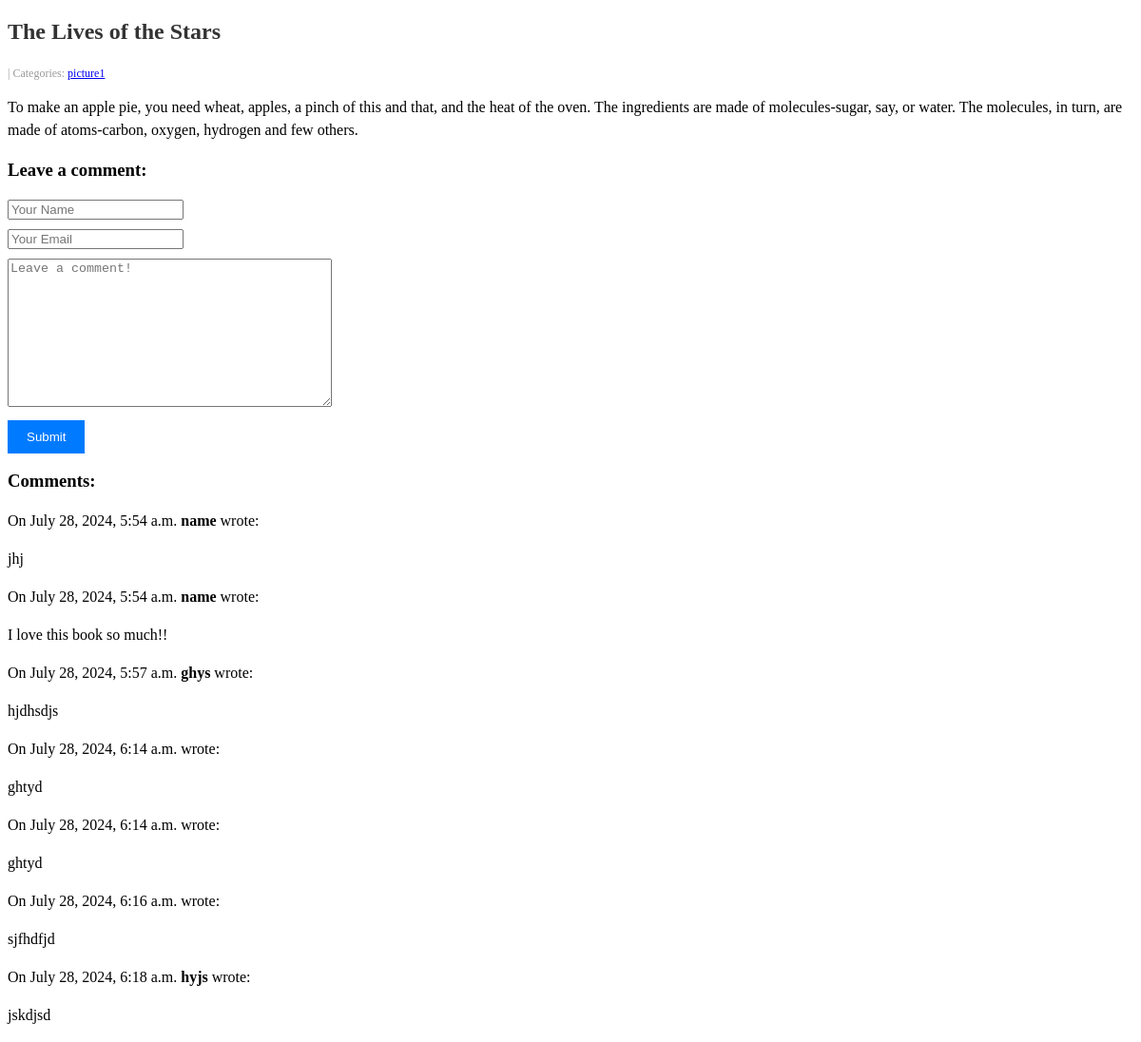
The app's page /post/4/ with its own data.
### blog/models.py (models this page shows, shortened)
class Post(models.Model):
    title = models.CharField(max_length=255, unique=True)
    subtitle = models.CharField(max_length=255, blank=True)
    slug = models.SlugField(max_length=255, unique=True)
    body = models.TextField()
    meta_description = models.CharField(max_length=150, blank=True)
    date_created = models.DateTimeField(auto_now_add=True)
    date_modified = models.DateTimeField(auto_now=True)
    publish_date = models.DateTimeField(blank=True, null=True)
    published = models.BooleanField(default=False)
    categories = models.ManyToManyField("Category", related_name="posts")
    author = models.ForeignKey(Profile, on_delete=models.PROTECT)
    tags = models.ManyToManyField(Tag, blank=True)
    class Meta:
        ordering = ["-publish_date"]

class Category(models.Model):
    name = models.CharField(max_length=30)
    class Meta:
        verbose_name_plural = 'categories'

class Comment(models.Model):
    post = models.ForeignKey(Post, on_delete=models.CASCADE, related_name='comments')
    author = models.CharField(max_length=100)
    email = models.EmailField()
    body = models.TextField()
    created = models.DateTimeField(auto_now_add=True)
    updated = models.DateTimeField(auto_now=True)
    active = models.BooleanField(default=True)

### blog/views.py (the view, shortened to what this page needs)
# urls.py: path("post/<int:pk>/", views.blog_detail, name="blog_detail"),
def blog_detail(request, pk):
    post = Post.objects.get(pk=pk)
    form = CommentForm()
    comments = Comment.objects.filter(post=post)
    context = {
        "post": post,
        "comments": comments,
        "form": form,
    }
    return render(request, "blog/detail.html", context)

### blog/forms.py
class CommentForm(forms.ModelForm):
    author = forms.CharField(
        max_length=60,
        widget=forms.TextInput(
            attrs={"class": "form-control", "placeholder": "Your Name"}
        ),
    )
    email = forms.EmailField(max_length=254, widget=forms.EmailInput(attrs={
        "class": "form-control",
        "placeholder": "Your Email"
    }))
    body = forms.CharField(
        widget=forms.Textarea(
            attrs={"class": "form-control", "placeholder": "Leave a comment!"}
        )
    )
    class Meta:
        model=Comment
        fields=['author','email','body']
        widgets = {
            'author': forms.TextInput(attrs={'class': 'form-control', 'placeholder': 'Your Name'}),
            'email': forms.EmailInput(attrs={'class': 'form-control', 'placeholder': 'Your Email'}),
            'body': forms.Textarea(attrs={'class': 'form-control', 'placeholder': 'Leave a comment!'}),
        }

### blog/templates/blog/detail.html (shortened to what this page needs)
<!DOCTYPE html>
<html lang="en">
<head>
</head>
<body>
    {% block page_title %}
        <h2>{{ post.title }}</h2>
    {% endblock page_title %}
    {% block page_content %}
        <small>
            {{ post.created_on.date }} | Categories:
            {% for category in post.categories.all %}
                <a href="{% url 'blog_category' category.name %}">
                    {{ category.name }}
                </a>
            {% endfor %}
        </small>
        <p>{{ post.body | linebreaks }}</p>
        <h3>Leave a comment:</h3>
        <form method="post">
            <div>
                {{ form.author }}
            </div>
		<div>
			{{ form.email}}
		</div>
            <div>
                {{ form.body }}
            </div>
            <button type="submit" class="btn-primary">Submit</button>
        </form>
        <h3>Comments:</h3>
        {% for comment in comments %}
            <p>
                 On {{ comment.created }} <b>{{ comment.author }}</b> wrote:
            </p>
            <p>
                {{ comment.body|linebreaks }}
            </p>
        {% endfor %}
    {% endblock page_content %}
</body>
</html>

### blog/templates/blog/detail.html (style rules this page uses)
h2 { color: #333; font-size: 24px; }
small { font-size: 12px; color: #999; }
p { font-size: 16px; line-height: 1.5; }
form { margin-top: 20px; }
form div { margin-bottom: 10px; }
.btn-primary { background-color: #007bff; color: #fff; border: none; padding: 10px 20px; cursor: pointer; }

### records on screen
Post: title "The Lives of the Stars", body "To make an apple pie, you need wheat, apples, a pinch of this and that, and the heat of the oven. The ingredients are made of molecules-sugar, say, or water. The molecules, in turn, are made of atoms-carbon, oxygen, hydrogen and few others."
Category: name "picture1"
Comment: created "July 28, 2024, 5:54 a.m.", author "name", body "jhj"
Comment: created "July 28, 2024, 5:54 a.m.", author "name", body "I love this book so much!!"
Comment: created "July 28, 2024, 5:57 a.m.", author "ghys", body "hjdhsdjs"
Comment: created "July 28, 2024, 6:14 a.m.", body "ghtyd"
Comment: created "July 28, 2024, 6:14 a.m.", body "ghtyd"
Comment: created "July 28, 2024, 6:16 a.m.", body "sjfhdfjd"
Comment: created "July 28, 2024, 6:18 a.m.", author "hyjs", body "jskdjsd"
